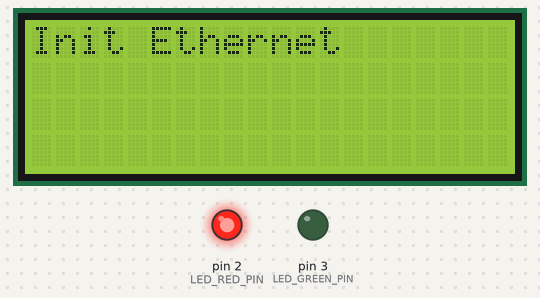
Bench run of a sketch on a simulated Arduino Uno, built with avr-gcc and run on an emulated ATmega328P. Shown: 20×4 character LCD, output pins drawn as LEDs (lit = HIGH). WiFi joins after 1.5 s; servers stay silent unless stated; uploads are accepted with an empty reply.

Above: at 0.1 s.
At 1.6 s:
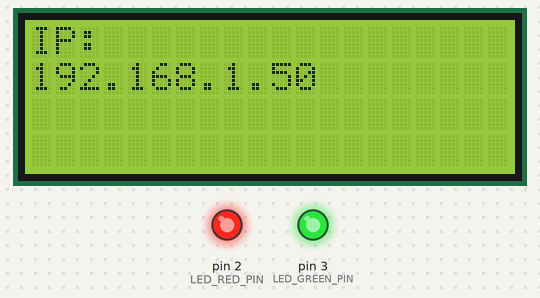
At 2.1 s:
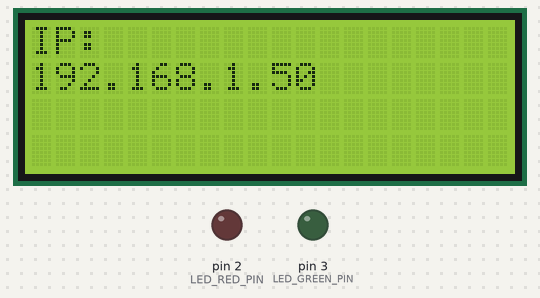
Timing chart, 0 to 3.6 s (numbered marks = the images above):
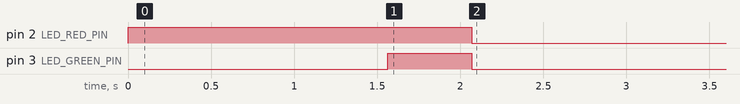

The sketch:

2022_busylight.ino
```cpp
/*
  Repeating Web client

 Circuit:
 * LCD display attached to pins 4-9
 * Ethernet shield attached to pins 10-13
 */
#include <LiquidCrystal.h>
#include <SPI.h>
#include <Ethernet.h>

#define LED_RED_PIN 2
#define LED_GREEN_PIN 3

byte mac[] = {
  0xDE, 0xAD, 0xBE, 0xEF, 0xFE, 0xED
};
// Set the static IP address to use if the DHCP fails to assign
IPAddress ip(192, 168, 1, 17);
IPAddress myDns(192, 168, 1, 39);

EthernetClient client;

IPAddress server(192,168,1,40);

const int rs = 4, en = 5, d4 = 6, d5 = 7, d6 = 8, d7 = 9;
LiquidCrystal lcd(rs, en, d4, d5, d6, d7);

bool isNewMessage = false;
bool shouldPrint = false;
int columnNumber = 0;
int rowNumber = 0;

unsigned long lastConnectionTime = 0;           // last time you connected to the server, in milliseconds
const unsigned long postingInterval = 10*1000;  // delay between updates, in milliseconds

void setup() {
//  Serial.begin(9600);
//  while (!Serial) {
//    ; // wait for serial port to connect. Needed for native USB port only
//  }

  pinMode(LED_RED_PIN, OUTPUT);
  pinMode(LED_GREEN_PIN, OUTPUT);

  digitalWrite(LED_RED_PIN, HIGH);

  lcd.begin(20, 4);
  lcd.setCursor(0, 0);
  // start the Ethernet connection:
  lcd.print("Init Ethernet");
  if (Ethernet.begin(mac) == 0) {
//    Serial.println("Failed to configure Ethernet using DHCP");
    // Check for Ethernet hardware present
    if (Ethernet.hardwareStatus() == EthernetNoHardware) {
      lcd.clear();
      lcd.print("Eth shield not found");
      while (true) {
        delay(1); // do nothing, no point running without Ethernet hardware
      }
    }
    if (Ethernet.linkStatus() == LinkOFF) {
      lcd.clear();
      lcd.print("Eth disconnected");
    }
    // try to congifure using IP address instead of DHCP:
    Ethernet.begin(mac, ip, myDns);
//    Serial.print("My IP address: ");
//    Serial.println(Ethernet.localIP());
  } else {
    digitalWrite(LED_GREEN_PIN, HIGH);
//    Serial.print("  DHCP assigned IP ");
//    Serial.println(Ethernet.localIP());
  }
  lcd.clear();
  lcd.print("IP:");
  lcd.setCursor(0, 1);
  lcd.print(Ethernet.localIP());

  // give the Ethernet shield a second to initialize:
  delay(500);

  digitalWrite(LED_RED_PIN, LOW);
  digitalWrite(LED_GREEN_PIN, LOW);
}

void loop() {
  if (isNewMessage) {
    lcd.clear();
    isNewMessage = false;
    rowNumber = -1;
    columnNumber = 0;
  }
  // if there's incoming data from the net connection.
  // send it out the serial port.  This is for debugging
  // purposes only:
  if (client.available()) {
    char c = client.read();
//    Serial.write(c);

    if (c == '{') {
      shouldPrint = true;
      return;
    } else if (c == '}') {
      shouldPrint = false;
      return;
    }
    if (shouldPrint) {
      if (rowNumber == -1 && columnNumber == 0) {
        if (c == 'R') {
          digitalWrite(LED_RED_PIN, HIGH);
          digitalWrite(LED_GREEN_PIN, LOW);
        } else if (c == 'G') {
          digitalWrite(LED_RED_PIN, LOW);
          digitalWrite(LED_GREEN_PIN, HIGH);
        } else if (c == 'B') {
          digitalWrite(LED_RED_PIN, HIGH);
          digitalWrite(LED_GREEN_PIN, HIGH);
        } else {
          digitalWrite(LED_RED_PIN, LOW);
          digitalWrite(LED_GREEN_PIN, LOW);
        }
        rowNumber = 0;
        return;
      }
      if (c == '\n') {
        rowNumber++;
        columnNumber = 0;
        return;
      }
      if (columnNumber > 19) {
        rowNumber++;
        columnNumber = 0;
        if (rowNumber > 3) {
          shouldPrint = false;
          return;
        }
      }
      lcd.setCursor(columnNumber, rowNumber);
      lcd.print(c);
      columnNumber++;
    }
  }

  // if ten seconds have passed since your last connection,
  // then connect again and send data:
  if (millis() - lastConnectionTime > postingInterval) {
    httpRequest();
  }
}

// this method makes a HTTP connection to the server:
void httpRequest() {
  // close any connection before send a new request.
  // This will free the socket on the WiFi shield
  client.stop();

  shouldPrint = false;

  // if there's a successful connection:
  if (client.connect(server, 80)) {
    isNewMessage = true;
    // send the HTTP GET request:
    client.println("GET /busylight/index.php HTTP/1.1");
    client.println("Host: 192.168.1.40");
    client.println("Connection: close");
    client.println();

    // note the time that the connection was made:
    lastConnectionTime = millis();
  } else {
    // if you couldn't make a connection:
//    Serial.println("connection failed");
  }
}
```
